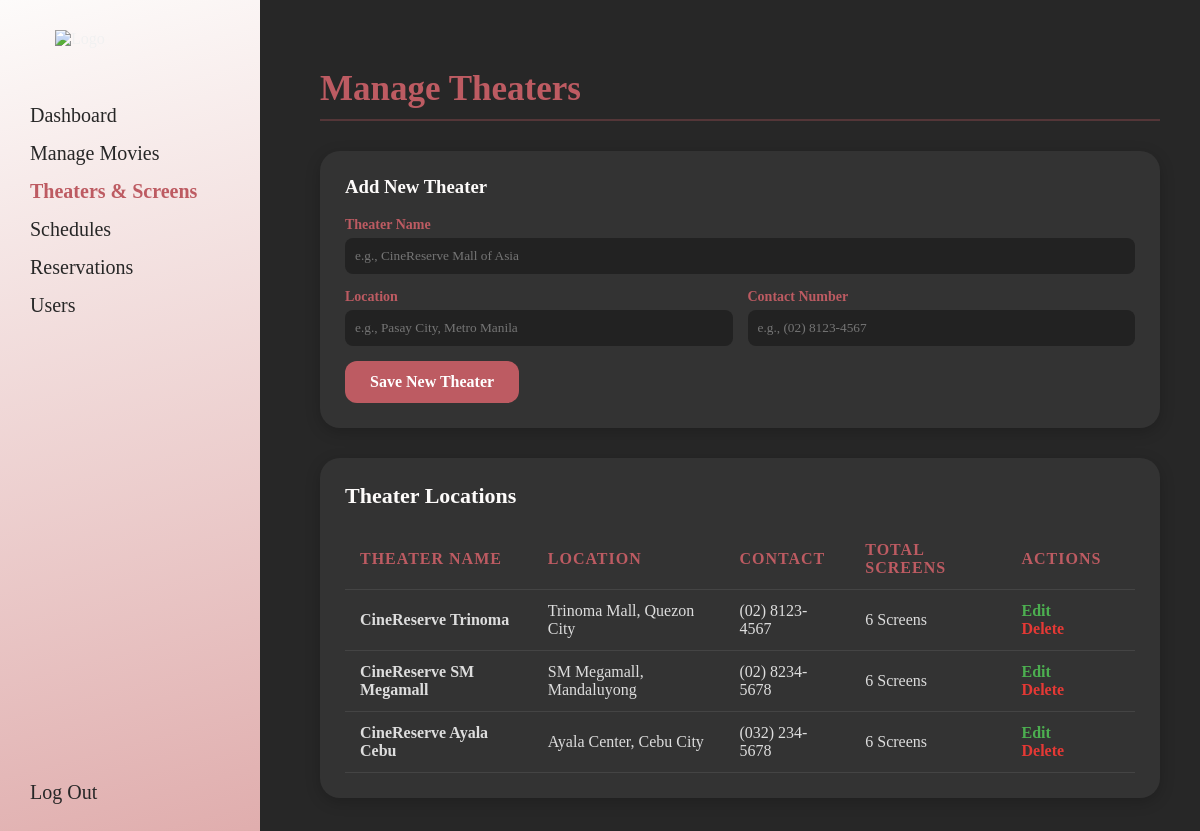
The page /Admin_Theaters.php (signed in) on the database its author committed.
### tables this page shows
CREATE TABLE `theaters` (
  `theater_id` int(11) NOT NULL,
  `name` varchar(150) NOT NULL,
  `location` varchar(255) NOT NULL,
  `contact_number` varchar(20) DEFAULT NULL,
  `created_at` timestamp NOT NULL DEFAULT current_timestamp()
);

### Admin_Theaters.php (the view, shortened to what this page needs)
<?php
require 'db.php';
$edit_theater = null;
$query = "SELECT t.*, COUNT(s.screen_id) as screen_count
          FROM theaters t
          LEFT JOIN screens s ON t.theater_id = s.theater_id
          GROUP BY t.theater_id
          ORDER BY t.theater_id ASC";
$theaters = $conn->query($query)->fetch_all(MYSQLI_ASSOC);
?>
<!DOCTYPE html>
<html lang="en">
<head>
    <link rel="stylesheet" href="CSS/Admin.css">
</head>
<body>
    <nav class="Navigation">
        <img src="Assets/UI-icons/Logo.png" class="Logo" alt="Logo" width="150px">
        <ul>
            <li><a href="Admin_Dashboard.php">Dashboard</a></li>
            <li><a href="Admin_Movies.php">Manage Movies</a></li>
            <li><a href="Admin_Theaters.php" style="font-weight: bold; color: #bd5b62;">Theaters & Screens</a></li>
            <li><a href="Admin_Schedules.php">Schedules</a></li>
            <li><a href="Admin_Reservations.php">Reservations</a></li>
            <li><a href="Admin_Users.php">Users</a></li>
            <li class="Logout"><a href="Auth/Logout.php">Log Out</a></li>
        </ul>
    </nav>
    <main class="Main">
        <h2 class="Page-title">Manage Theaters</h2>
        <div class="admin-form">
            <h3 style="margin-top: 0; color: #fdfbfa;"><?= $edit_theater ? 'Edit Theater' : 'Add New Theater' ?></h3>
            <form method="POST" action="Admin_Theaters.php">
                <div class="form-grid">
                    <div class="form-full">
                        <label>Theater Name</label>
                        <input type="text" name="name" required value="<?= htmlspecialchars($edit_theater['name'] ?? '') ?>" placeholder="e.g., CineReserve Mall of Asia">
                    </div>
                    <div>
                        <label>Location</label>
                        <input type="text" name="location" required value="<?= htmlspecialchars($edit_theater['location'] ?? '') ?>" placeholder="e.g., Pasay City, Metro Manila">
                    </div>
                    <div>
                        <label>Contact Number</label>
                        <input type="text" name="contact_number" required value="<?= htmlspecialchars($edit_theater['contact_number'] ?? '') ?>" placeholder="e.g., (02) 8123-4567">
                    </div>
                </div>
                <button type="submit"><?= $edit_theater ? 'Update Theater' : 'Save New Theater' ?></button>
            </form>
        </div>
        <div class="data-section">
            <h3>Theater Locations</h3>
            <table class="admin-table">
                <thead>
                    <tr>
                        <th>Theater Name</th>
                        <th>Location</th>
                        <th>Contact</th>
                        <th>Total Screens</th>
                        <th>Actions</th>
                    </tr>
                </thead>
                <tbody>
                    <?php foreach ($theaters as $theater): ?>
                    <tr>
                        <td><strong><?= htmlspecialchars($theater['name']) ?></strong></td>
                        <td><?= htmlspecialchars($theater['location']) ?></td>
                        <td><?= htmlspecialchars($theater['contact_number']) ?></td>
                        <td><?= $theater['screen_count'] ?> Screens</td>
                        <td>
                            <a href="Admin_Theaters.php?edit=<?= $theater['theater_id'] ?>" class="action-link">Edit</a>
                            <a href="Admin_Theaters.php?delete=<?= $theater['theater_id'] ?>" class="action-link delete" onclick="return confirm('Are you sure you want to delete this theater? This removes all screens, seats, schedules, and reservations linked to it.');">Delete</a>
                        </td>
                    </tr>
                    <?php endforeach; ?>
                </tbody>
            </table>
        </div>
    </main>
</body>
</html>

### CSS/Admin.css (style rules this page uses)
body { margin: 0; background: #272727; color: #f1f1f1; font-family: "myFont", serif; }
nav { position: fixed; top: 0; left: 0; width: 220px; height: 100vh; background: #fdfbfa; background-image: linear-gradient(165deg, #fdfbfa, #dfabab); padding: 30px 20px; display: flex; flex-direction: column; }
nav ul { list-style: none; display: flex; flex-direction: column; height: 100%; padding: 10px; gap: 15px; }
nav ul li { display: flex; align-items: center; }
nav a { color: #272727; text-decoration: none; font-size: 20px; transition: 0.2s; }
.Logo { display: block; margin: 0 auto 30px auto; width: 150px; }
.Logout { margin-top: auto; }
.Main { margin-left: 280px; padding: 40px; }
.Page-title { color: #bd5b62; font-size: 35px; margin-bottom: 30px; border-bottom: 2px solid rgba(189, 91, 98, 0.3); padding-bottom: 10px; }
.data-section { background: #333; padding: 25px; border-radius: 20px; box-shadow: 0 4px 15px rgba(0, 0, 0, 0.2); }
.data-section h3 { margin-top: 0; color: #fdfbfa; font-size: 22px; margin-bottom: 20px; }
.admin-table { width: 100%; border-collapse: collapse; text-align: left; }
.admin-table th, .admin-table td { padding: 12px 15px; border-bottom: 1px solid #444; }
.admin-table th { color: #bd5b62; font-size: 16px; text-transform: uppercase; letter-spacing: 1px; }
.admin-table td { color: #ddd; font-size: 16px; }

### Admin_Theaters.php (style rules this page uses)
.admin-form { background: #333; padding: 25px; border-radius: 20px; margin-bottom: 30px; box-shadow: 0 4px 15px rgba(0,0,0,0.2); }
.form-grid { display: grid; grid-template-columns: 1fr 1fr; gap: 15px; }
.form-full { grid-column: span 2; }
.admin-form label { display: block; font-size: 14px; color: #bd5b62; font-weight: bold; margin-bottom: 5px; }
.admin-form input, .admin-form textarea { width: 100%; padding: 10px; border-radius: 8px; border: none; font-family: "myFont", serif; background: #222; color: white; box-sizing: border-box; }
.admin-form button { background: #bd5b62; color: white; padding: 12px 25px; border: none; border-radius: 12px; font-weight: bold; cursor: pointer; font-size: 16px; margin-top: 15px; font-family: "myFont", serif; }
.action-link { color: #4CAF50; text-decoration: none; margin-right: 15px; font-weight: bold; }
.action-link.delete { color: #e53935; }

### rows shown on the page
theaters: name "CineReserve Trinoma", location "Trinoma Mall, Quezon City", contact_number "(02) 8123-4567", screen_count "6"
theaters: name "CineReserve SM Megamall", location "SM Megamall, Mandaluyong", contact_number "(02) 8234-5678", screen_count "6"
theaters: name "CineReserve Ayala Cebu", location "Ayala Center, Cebu City", contact_number "(032) 234-5678", screen_count "6"
